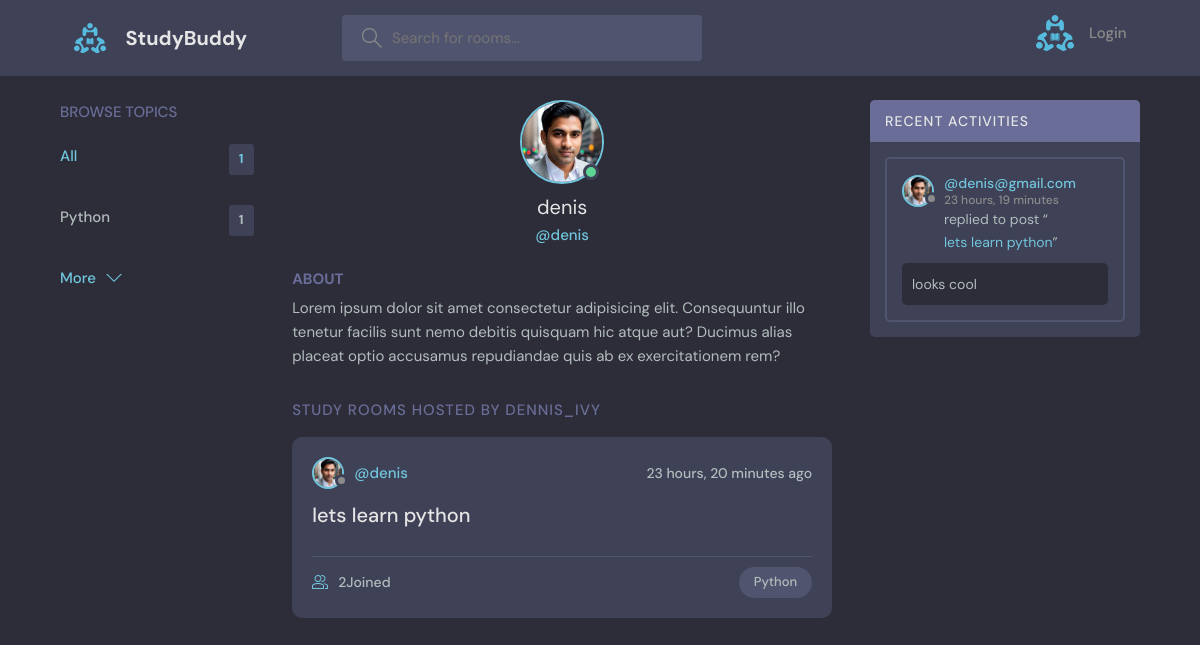
The app's page /profile/1 with its own data.
### base/models.py (models this page shows, shortened)
class Topic(models.Model):
  name=models.CharField(max_length=200)

class User(AbstractUser):
  name=models.CharField(max_length=200,null=True)
  email=models.EmailField(null=True,unique=True)
  bio=models.TextField(null=True)
  avatar=models.ImageField(null=True,default="avatar.svg") # depends on Pillow package need install pillow package
  USERNAME_FIELD='email'
  REQUIRED_FIELDS=[]

class Room(models.Model):
  host=models.ForeignKey(User,on_delete=models.SET_NULL,null=True) # get all users data in user variable
  topic=models.ForeignKey(Topic,on_delete=models.SET_NULL,null=True) # get all topic data in user variable
  name=models.CharField(max_length=1000)
  description=models.TextField(null=True,blank=True)
  participants=models.ManyToManyField(User,related_name='participants',blank=True)
  updated=models.DateTimeField(auto_now=True) #take every snapshot every time
  created=models.DateTimeField(auto_now_add=True)  #take (initial time) time  of creation only  snapshot every time means created time only
  class Meta:
    ordering = ['-updated','-created']    #ordering = ['created','updated'] without "-" new one and updated one will appear last
  def __str__(self):
    return self.name

class Message(models.Model):
  user=models.ForeignKey(User,on_delete=models.CASCADE)  # get all users data in user variable
  room=models.ForeignKey(Room,on_delete=models.CASCADE)# depends on Room models and if room is deleted automatically this one also deletes
  body=models.TextField()
  updated=models.DateTimeField(auto_now=True) #take every snapshot every time
  created=models.DateTimeField(auto_now_add=True)  #take (initial time) time  of creation only  snapshot every time means created time only
  class Meta:
    ordering = ['-updated','-created']    #ordering = ['created','updated'] without "-" new one and updated one will appear last

### base/views.py (the view)
# urls.py: path('profile/<str:pk>', views.userProfile,name='user-profile'),
def userProfile(request,pk):
    user=User.objects.get(id=pk)
    rooms=user.room_set.all()
    topics=Topic.objects.all()
    room_messages=user.message_set.all()
    context={'user':user,'rooms':rooms,'topics':topics,'room_messages':room_messages}
    return render(request,'base/profile.html',context)

### base/templates/base/profile.html (shortened to what this page needs)
{% extends 'main.html' %} {% block content %}
  <main class="profile-page layout layout--3">
    <div class="container">
    {% include 'base/topics_component.html' %}
      <div class="roomList">
        <div class="profile">
          <div class="profile__avatar">
            <div class="avatar avatar--large active">
              <img src="{{user.avatar.url}}" />
            </div>
          </div>
          <div class="profile__info">
            <h3>{{user.username}}</h3>
            <p>@{{user.username}}</p>
          </div>
          <div class="profile__about">
            <h3>About</h3>
            <p>
              Lorem ipsum dolor sit amet consectetur adipisicing elit. Consequuntur illo tenetur
              facilis sunt nemo debitis quisquam hic atque aut? Ducimus alias placeat optio
              accusamus repudiandae quis ab ex exercitationem rem?
            </p>
          </div>
        </div>
        <div class="roomList__header">
          <div>
            <h2>Study Rooms Hosted by dennis_ivy</a>
            </h2>
          </div>
        </div>
       {% include 'base/feed_component.html' %}
      </div>
      {% include 'base/activity_component.html' %}
    </div>
  </main>
  {% endblock content %}

### templates/main.html (shortened to what this page needs)
<!DOCTYPE html>
{% load static %}
<html lang="en">
  <head>
    <link rel="stylesheet" href="{% static 'style/style.css' %}" />
  </head>
  <body>
    {% include 'navbar.html' %}
    {% block content %} {% endblock content %}
  </body>
</html>

### templates/navbar.html (shortened to what this page needs)
{% load static %}
<header class="header header--loggedIn">
  <div class="container">
    <a href="{% url 'home'%}" class="header__logo">
      <img src="{% static 'images/logo.svg' %}" />
      <h1>StudyBuddy</h1>
    </a>
    <form class="header__search" method="GET" action="{% url 'home'%}">
      <label>
        <input name="q" placeholder="Search for rooms..." />
      </label>
    </form>
    <nav class="header__menu">
      {% if request.user.is_authenticated %}
      <div class="header__user">
        <a href="{% url 'update-user' %}">
          <div class="avatar avatar--medium active">
            <img src="{{request.user.avatar.url}}" />
          </div>
          <p>
            {{request.user.username}} <span>{{request.user.username}}</span>
          </p>
        </a>
        <button class="dropdown-button">
          <svg
            version="1.1"
            xmlns="http://www.w3.org/2000/svg"
            width="32"
            height="32"
            viewBox="0 0 32 32"
          >
            <title>chevron-down</title>
            <path d="M16 21l-13-13h-3l16 16 16-16h-3l-13 13z"></path>
          </svg>
        </button>
      </div>
      {% else %}
      <a href="{% url 'login' %}">
        <img src="{% static 'images/logo.svg' %}" />
        <p>Login</p>
      </a>
      {% endif %}
    </nav>
  </div>
</header>

### base/templates/base/topics_component.html (shortened to what this page needs)
<div class="topics">
  <div class="topics__header">
    <h2>Browse Topics</h2>
  </div>
  <ul class="topics__list">
    <li>
      <a href="{% url 'home'%}" class="active"
        >All <span>{{topics.count}}</span></a
      >
    </li>
    {% for topic in topics%}
    <li>
      <a href="{% url 'home' %}?q={{topic.name}}"
        >{{topic.name}}<span>{{topic.room_set.all.count}}</span></a
      >
    </li>
    {% endfor %}
  </ul>
  <a class="btn btn--link" href="{% url 'topics' %}">
    More
    <svg
      version="1.1"
      xmlns="http://www.w3.org/2000/svg"
      width="32"
      height="32"
      viewBox="0 0 32 32"
    >
      <title>chevron-down</title>
      <path d="M16 21l-13-13h-3l16 16 16-16h-3l-13 13z"></path>
    </svg>
  </a>
</div>

### base/templates/base/feed_component.html (shortened to what this page needs)
{% for room in rooms %}
<div class="roomListRoom">
  <div class="roomListRoom__header">
    <a
      href="{% url 'user-profile' room.host.id %}"
      class="roomListRoom__author"
    >
      <div class="avatar avatar--small">
        <img src="{{room.host.avatar.url}}" />
      </div>
      <span>@{{room.host.username}}</span>
    </a>
    <div class="roomListRoom__actions">
      <span>{{room.created|timesince}} ago</span>
    </div>
  </div>
  <div class="roomListRoom__content">
    <a href="{% url 'room' room.id %}">{{room.name}}</a>
  </div>
  <div class="roomListRoom__meta">
    <a href="{% url 'room' room.id %}" class="roomListRoom__joined">
      {{room.participants.all.count}}Joined
    </a>
    <p class="roomListRoom__topic">{{room.topic.name}}</p>
  </div>
</div>
{% endfor %}

### base/templates/base/activity_component.html (shortened to what this page needs)
<div class="activities">
  <div class="activities__header">
    <h2>Recent Activities</h2>
  </div>
  {% for message in room_messages %}
  <div class="activities__box">
    <div class="activities__boxHeader roomListRoom__header">
      <a
        href="{% url 'user-profile' message.user.id %}"
        class="roomListRoom__author"
      >
        <div class="avatar avatar--small">
          <img src="{{message.user.avatar.url}}" />
        </div>
        <p>
          @{{message.user}}
          <span>{{message.created|timesince}}</span>
        </p>
      </a>
    </div>
    <div class="activities__boxContent">
      <p>
        replied to post “<a href="{% url 'room' message.room.id %}"
          >{{message.room}}</a
        >”
      </p>
      <div class="activities__boxRoomContent">{{message.body}}</div>
    </div>
  </div>
  {% endfor%}
</div>

### records on screen
Topic: name "Python", room_set.all.count "1"
User: avatar (picture), username "denis"
Room: host.avatar (picture), host.username "denis", created "23 hours, 20 minutes", name "lets learn python", participants.all.count "2", topic.name "Python"
Message: user.avatar (picture), user "denis@gmail.com", created "23 hours, 19 minutes", room "lets learn python", body "looks cool"

### other values on screen
{{ topics.count }} "1"
